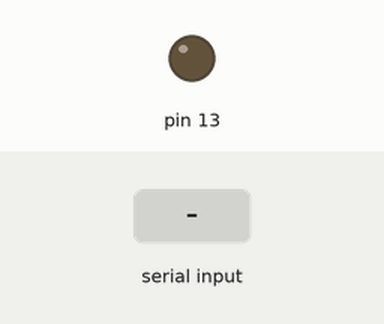
Recording of a sketch running on a simulated Arduino Pro Mini, built with avr-gcc and run on an emulated ATmega328P. Shown: output pins drawn as LEDs (lit = HIGH). The inputs (shaded band) are chosen by the test bench.

Above: at 1.2 s.
1.3 s: "H" received over Serial
At 2.5 s:
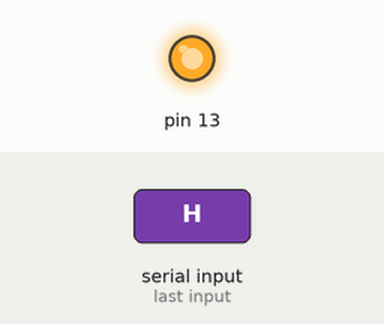
2.8 s: "1" received over Serial
At 3.7 s:
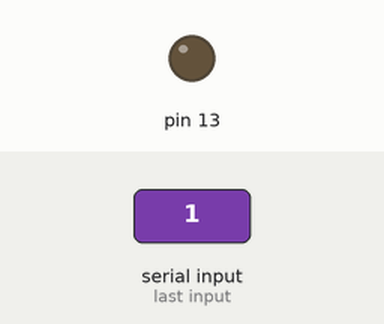
Timing chart, 0 to 5.8 s (numbered marks = the images above; inputs shaded):
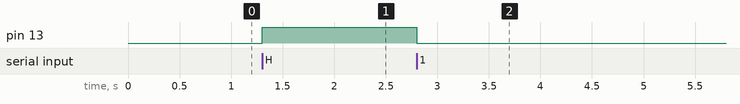

Measured:
- after the input at 1.3 s, pin 13: LOW → HIGH at once
- after the input at 2.8 s, pin 13: HIGH → LOW at once

The sketch:

arduino.ino
```cpp
char val = 'H';
int led = 13;

void setup() {
  Serial.begin(9600);
  pinMode(13, OUTPUT);
}

void loop() {
	if (Serial.available() > 0) {
		val = Serial.read();
		if (val == 'H') {
			digitalWrite(13, HIGH);
		}
		else {
			digitalWrite(13, LOW);
		}
	}
}
```
